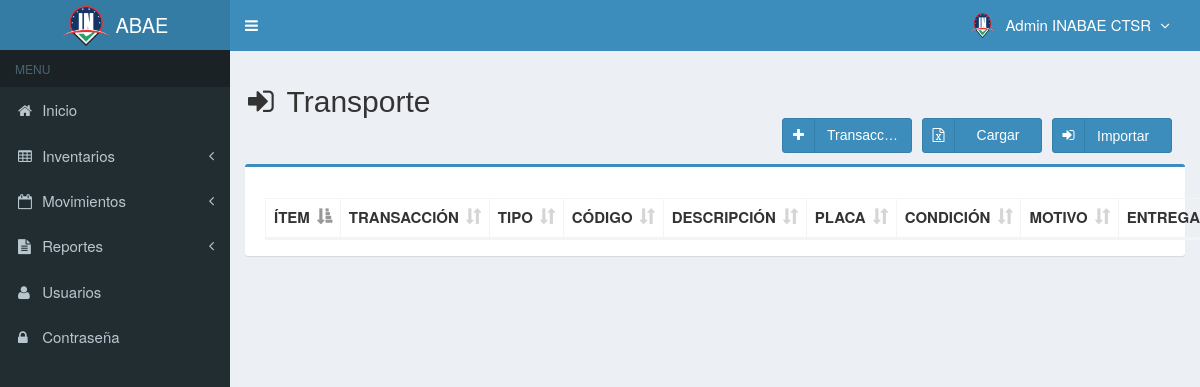
Page /main.php?module=transaccion_equipos_transporte (signed in) on the earlier database version.
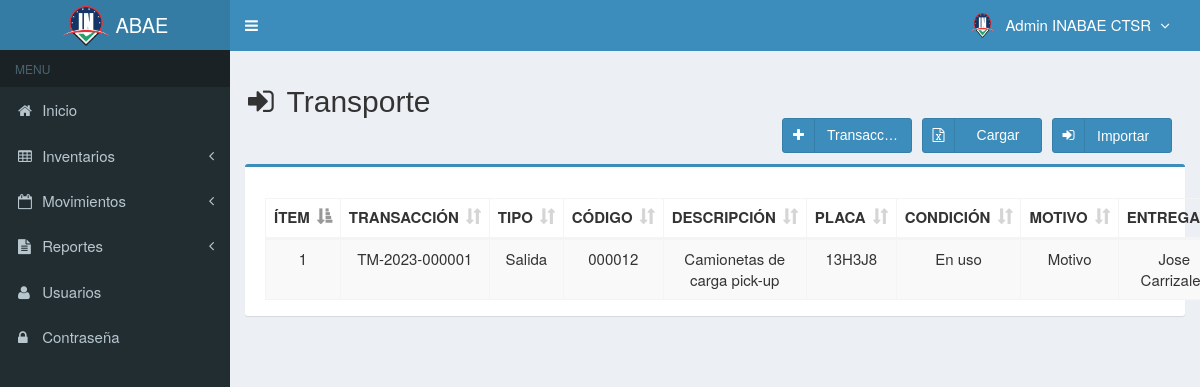
Same page on the later database version.
### tables this page shows
CREATE TABLE `transaccion_equipos_transporte` (
  `codigo_transaccion` varchar(15) NOT NULL,
  `codigo` varchar(7) NOT NULL,
  `motivo` varchar(300) NOT NULL,
  `recibe` varchar(300) NOT NULL,
  `cedula_r` int(15) NOT NULL,
  `empresa_r` varchar(300) NOT NULL,
  `entrega` varchar(300) NOT NULL,
  `cedula_e` int(15) NOT NULL,
  `empresa` varchar(300) NOT NULL,
  `lugar_e` varchar(300) NOT NULL,
  `lugar_r` varchar(300) NOT NULL,
  `created_user` int(3) NOT NULL,
  `created_date` timestamp NOT NULL DEFAULT current_timestamp(),
  `tipo_transaccion` varchar(300) NOT NULL
);

CREATE TABLE `transporte` (
  `codigo` varchar(10) NOT NULL,
  `descripcion` varchar(40) NOT NULL,
  `placa` varchar(15) NOT NULL,
  `marca` varchar(300) DEFAULT NULL,
  `tipo` varchar(300) DEFAULT NULL,
  `modelo` varchar(300) DEFAULT NULL,
  `color` varchar(20) DEFAULT NULL,
  `condicion` varchar(300) DEFAULT NULL,
  `unidad` varchar(300) DEFAULT NULL,
  `ubicacion` varchar(300) DEFAULT NULL,
  `responsable` varchar(300) DEFAULT NULL,
  `pertenece` varchar(300) DEFAULT NULL,
  `cedula` varchar(15) DEFAULT NULL,
  `sede` varchar(300) DEFAULT NULL,
  `nmroCarroceria` varchar(300) DEFAULT NULL,
  `anio` varchar(10) DEFAULT NULL,
  `tipoCombustible` varchar(30) DEFAULT NULL,
  `created_user` int(5) DEFAULT NULL,
  `created_date` timestamp NULL DEFAULT NULL,
  `updated_date` timestamp NULL DEFAULT NULL,
  `estado` enum('chequeado','nochequeado') DEFAULT 'chequeado',
  `updated_user` int(5) DEFAULT NULL,
  `categoria` varchar(30) DEFAULT NULL,
  `bienesN` varchar(10) NOT NULL
);

### modules/transaccion_equipos_Transporte/view.php (the view, shortened to what this page needs)
<section class="content-header">
  <h2>
    <i class="fa fa-sign-in icon-title"></i> Transporte
    <form action="database/excel_to_mysql_control_vehiculos.php" method="POST" enctype="multipart/form-data">
      <button class="btn btn-primary btn-social pull-right botones" name="archivo" data-toggle="tooltip">
        <i class="fa fa-sign-in"></i></i>Importar&nbsp;&nbsp;
      </button>
      <a class="btn btn-primary btn-social pull-right botones" data-toggle="tooltip">
          <i class="fa fa-file-excel-o"></i>
          <div class="textoInput">
            Cargar
          </div>
      </a>
      <a class="btn btn-primary btn-social pull-right botones anchoInput" href="?module=form_transaccion_equipos_transporte&form=add" data-toggle="tooltip">
        <i class="fa fa-plus"></i> Transacción
      </a>
    </form>
  </h2>
 <br/>
</section>
<section class="content">
  <div class="row">
    <div class="col-md-12">
      <div class="box box-primary">
        <div class="box-body">
          <table id="dataTables1" class="table table-bordered table-striped table-hover">
            <thead>
              <tr>
                <th class="center">ÍTEM</th>
                <th class="center">TRANSACCIÓN</th>
                <th class="center">TIPO</th>
                <th class="center">CÓDIGO</th>
                <th class="center">DESCRIPCIÓN</th>
                <th class="center">PLACA</th>
                <th class="center">CONDICIÓN</th>
                <th class="center">MOTIVO</th>
                <th class="center">ENTREGA</th>
              </tr>
            </thead>
            <tbody>
            <?php
            $no = 1;
            $query = mysqli_query($mysqli, "SELECT cedula_user,sede, id_user, name_user, foto, permisos_acceso FROM usuarios WHERE id_user='$_SESSION[id_user]'")
            or die('error: ' . mysqli_error($mysqli));
             $permiso = $_SESSION['permisos_acceso'];
             $sede = $_SESSION['sede'];
             if ($sede == 'CTSR' && $permiso == 'Super Admin') {
              $query = mysqli_query($mysqli, "SELECT a.tipo_transaccion, a.codigo_transaccion, a.codigo,b.codigo,a.motivo,a.created_date,b.tipo, a.codigo, a.entrega, a.empresa_r, a.cedula_e, a.recibe, b.descripcion, a.empresa, a.cedula_r, a.lugar_e, a.lugar_r, b.placa, b.marca, b.condicion
              FROM transaccion_equipos_transporte as a INNER JOIN transporte as b ON a.codigo=b.codigo  ORDER BY codigo_transaccion DESC")
              or die('error '.mysqli_error($mysqli));
             } else {
              $query = mysqli_query($mysqli, "SELECT a.tipo_transaccion, a.codigo_transaccion, a.codigo,b.codigo,a.motivo,a.created_date,b.tipo, a.codigo, a.entrega, a.empresa_r, a.cedula_e, a.recibe, b.descripcion, a.empresa, a.cedula_r, a.lugar_e, a.lugar_r, b.placa, b.marca, b.condicion
                                            FROM transaccion_equipos_transporte as a INNER JOIN transporte as b ON a.codigo=b.codigo WHERE lugar_e = '$sede' ORDER BY codigo_transaccion DESC")
                                            or die('error '.mysqli_error($mysqli));
             }
            while ($data = mysqli_fetch_assoc($query)) {
              $originalDate = $data['created_date'];
              $fecha = date("d-m-Y", strtotime($originalDate));
              echo "<tr>
                      <td width='50'  class='center'>$no</td>
                      <td width='100' class='center'>$data[codigo_transaccion]</td>
                      <td width='100' class='center'>$data[tipo_transaccion]</td>
                      <td width='100' class='center'>$data[codigo]</td>
                      <td width='100' class='center'>$data[descripcion]</td>
                      <td width='100' class='center'>$data[placa]</td>
                      <td width='100' class='center'>$data[condicion]</td>
                      <td width='100' class='center'>$data[motivo]</td>
                      <td width='100' class='center'>$data[entrega]</td>
                      <td width='100' class='center'>$data[cedula_e]</td>
                      <td width='100' class='center'>$data[lugar_e]</td>
                      <td width='100' class='center'>$data[empresa]</td>
                      <td width='100' class='center'>$data[recibe]</td>
                      <td width='100' class='center'>$data[cedula_r]</td>
                      <td width='100' class='center'>$data[lugar_r]</td>
                      <td width='100' class='center'>$data[empresa_r]</td>
                      <td width='100' class='center'>$fecha</td>
                    </tr>";
              $no++;
            }
            ?>
            </tbody>
          </table>
        </div>
      </div>
    </div>
  </div>
</section><!-- /.content

Differences in the rows shown:
added transaccion_equipos_transporte: codigo_transaccion "TM-2023-000001", tipo_transaccion "Salida", codigo "000012", transporte.descripcion "Camionetas de carga pick-up", transporte.placa "13H3J8", transporte.condicion "En uso", motivo "Motivo", entrega "Jose…"
